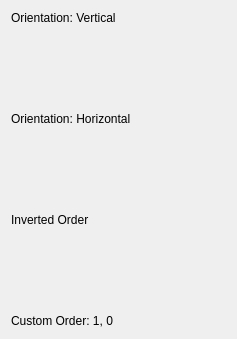
<?xml version="1.0" encoding="UTF-8"?>
<ui version="4.0">
 <class>Form</class>
 <widget class="QWidget" name="Form">
  <property name="geometry">
   <rect>
    <x>0</x>
    <y>0</y>
    <width>237</width>
    <height>339</height>
   </rect>
  </property>
  <property name="windowTitle">
   <string>Form</string>
  </property>
  <layout class="QVBoxLayout" name="verticalLayout">
   <property name="spacing">
    <number>0</number>
   </property>
   <item>
    <widget class="QLabel" name="label">
     <property name="text">
      <string>Orientation: Vertical</string>
     </property>
    </widget>
   </item>
   <item>
    <layout class="QHBoxLayout" name="horizontalLayout">
     <item>
      <widget class="PyDMEnumButton" name="PyDMEnumButton">
       <property name="toolTip">
        <string/>
       </property>
       <property name="whatsThis">
        <string>
    A QWidget that renders buttons for every option of Enum Items.
    For now three types of buttons can be rendered:
    - Push Button
    - Radio Button
    - Check Box

    Parameters
    ----------
    parent : QWidget
        The parent widget for the Label
    init_channel : str, optional
        The channel to be used by the widget.

    Signals
    -------
    send_value_signal : int, float, str, bool or np.ndarray
        Emitted when the user changes the value.
    </string>
       </property>
       <property name="channel" stdset="0">
        <string>ca://MTEST:Run</string>
       </property>
      </widget>
     </item>
     <item>
      <widget class="PyDMEnumButton" name="PyDMEnumButton_2">
       <property name="toolTip">
        <string/>
       </property>
       <property name="whatsThis">
        <string>
    A QWidget that renders buttons for every option of Enum Items.
    For now three types of buttons can be rendered:
    - Push Button
    - Radio Button
    - Check Box

    Parameters
    ----------
    parent : QWidget
        The parent widget for the Label
    init_channel : str, optional
        The channel to be used by the widget.

    Signals
    -------
    send_value_signal : int, float, str, bool or np.ndarray
        Emitted when the user changes the value.
    </string>
       </property>
       <property name="channel" stdset="0">
        <string>ca://MTEST:Run</string>
       </property>
       <property name="widgetType" stdset="0">
        <enum>PyDMEnumButton::RadioButton</enum>
       </property>
      </widget>
     </item>
    </layout>
   </item>
   <item>
    <spacer name="verticalSpacer">
     <property name="orientation">
      <enum>Qt::Vertical</enum>
     </property>
     <property name="sizeHint" stdset="0">
      <size>
       <width>20</width>
       <height>40</height>
      </size>
     </property>
    </spacer>
   </item>
   <item>
    <widget class="QLabel" name="label_2">
     <property name="text">
      <string>Orientation: Horizontal</string>
     </property>
    </widget>
   </item>
   <item>
    <widget class="PyDMEnumButton" name="PyDMEnumButton_5">
     <property name="maximumSize">
      <size>
       <width>16777215</width>
       <height>48</height>
      </size>
     </property>
     <property name="toolTip">
      <string/>
     </property>
     <property name="whatsThis">
      <string>
    A QWidget that renders buttons for every option of Enum Items.
    For now three types of buttons can be rendered:
    - Push Button
    - Radio Button
    - Check Box

    Parameters
    ----------
    parent : QWidget
        The parent widget for the Label
    init_channel : str, optional
        The channel to be used by the widget.

    Signals
    -------
    send_value_signal : int, float, str, bool or np.ndarray
        Emitted when the user changes the value.
    </string>
     </property>
     <property name="channel" stdset="0">
      <string>ca://MTEST:Run</string>
     </property>
     <property name="orientation" stdset="0">
      <enum>Qt::Horizontal</enum>
     </property>
    </widget>
   </item>
   <item>
    <widget class="PyDMEnumButton" name="PyDMEnumButton_6">
     <property name="maximumSize">
      <size>
       <width>16777215</width>
       <height>48</height>
      </size>
     </property>
     <property name="toolTip">
      <string/>
     </property>
     <property name="whatsThis">
      <string>
    A QWidget that renders buttons for every option of Enum Items.
    For now three types of buttons can be rendered:
    - Push Button
    - Radio Button
    - Check Box

    Parameters
    ----------
    parent : QWidget
        The parent widget for the Label
    init_channel : str, optional
        The channel to be used by the widget.

    Signals
    -------
    send_value_signal : int, float, str, bool or np.ndarray
        Emitted when the user changes the value.
    </string>
     </property>
     <property name="channel" stdset="0">
      <string>ca://MTEST:Run</string>
     </property>
     <property name="widgetType" stdset="0">
      <enum>PyDMEnumButton::RadioButton</enum>
     </property>
     <property name="orientation" stdset="0">
      <enum>Qt::Horizontal</enum>
     </property>
    </widget>
   </item>
   <item>
    <spacer name="verticalSpacer_2">
     <property name="orientation">
      <enum>Qt::Vertical</enum>
     </property>
     <property name="sizeHint" stdset="0">
      <size>
       <width>20</width>
       <height>40</height>
      </size>
     </property>
    </spacer>
   </item>
   <item>
    <widget class="QLabel" name="label_3">
     <property name="text">
      <string>Inverted Order</string>
     </property>
    </widget>
   </item>
   <item>
    <widget class="PyDMEnumButton" name="PyDMEnumButton_7">
     <property name="maximumSize">
      <size>
       <width>16777215</width>
       <height>48</height>
      </size>
     </property>
     <property name="toolTip">
      <string/>
     </property>
     <property name="whatsThis">
      <string>
    A QWidget that renders buttons for every option of Enum Items.
    For now three types of buttons can be rendered:
    - Push Button
    - Radio Button
    - Check Box

    Parameters
    ----------
    parent : QWidget
        The parent widget for the Label
    init_channel : str, optional
        The channel to be used by the widget.

    Signals
    -------
    send_value_signal : int, float, str, bool or np.ndarray
        Emitted when the user changes the value.
    </string>
     </property>
     <property name="channel" stdset="0">
      <string>ca://MTEST:Run</string>
     </property>
     <property name="invertOrder" stdset="0">
      <bool>true</bool>
     </property>
     <property name="orientation" stdset="0">
      <enum>Qt::Horizontal</enum>
     </property>
    </widget>
   </item>
   <item>
    <spacer name="verticalSpacer_3">
     <property name="orientation">
      <enum>Qt::Vertical</enum>
     </property>
     <property name="sizeHint" stdset="0">
      <size>
       <width>20</width>
       <height>40</height>
      </size>
     </property>
    </spacer>
   </item>
   <item>
    <widget class="QLabel" name="label_4">
     <property name="text">
      <string>Custom Order: 1, 0</string>
     </property>
    </widget>
   </item>
   <item>
    <widget class="PyDMEnumButton" name="PyDMEnumButton_8">
     <property name="maximumSize">
      <size>
       <width>16777215</width>
       <height>48</height>
      </size>
     </property>
     <property name="toolTip">
      <string/>
     </property>
     <property name="whatsThis">
      <string>
    A QWidget that renders buttons for every option of Enum Items.
    For now three types of buttons can be rendered:
    - Push Button
    - Radio Button
    - Check Box

    Parameters
    ----------
    parent : QWidget
        The parent widget for the Label
    init_channel : str, optional
        The channel to be used by the widget.

    Signals
    -------
    send_value_signal : int, float, str, bool or np.ndarray
        Emitted when the user changes the value.
    </string>
     </property>
     <property name="channel" stdset="0">
      <string>ca://MTEST:Run</string>
     </property>
     <property name="useCustomOrder" stdset="0">
      <bool>true</bool>
     </property>
     <property name="invertOrder" stdset="0">
      <bool>false</bool>
     </property>
     <property name="customOrder" stdset="0">
      <stringlist>
       <string>1</string>
       <string>0</string>
      </stringlist>
     </property>
     <property name="orientation" stdset="0">
      <enum>Qt::Horizontal</enum>
     </property>
    </widget>
   </item>
  </layout>
 </widget>
 <customwidgets>
  <customwidget>
   <class>PyDMEnumButton</class>
   <extends>QWidget</extends>
   <header>pydm.widgets.enum_button</header>
  </customwidget>
 </customwidgets>
 <resources/>
 <connections/>
</ui>
